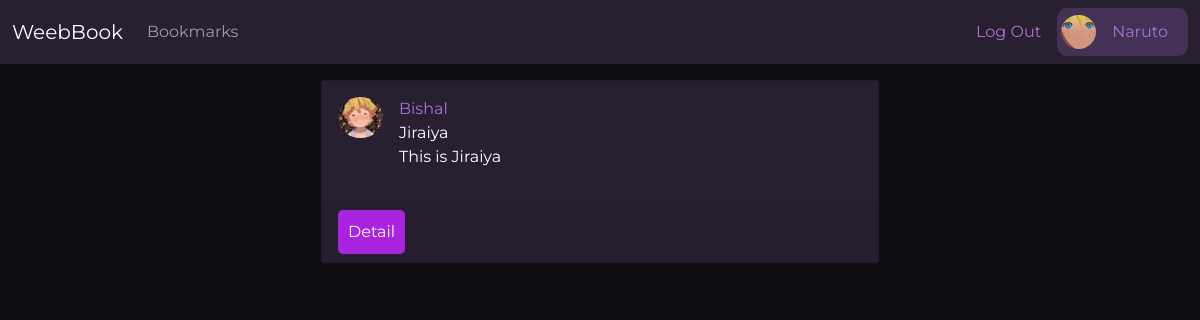
Page /savelist/ (signed in) on the earlier database version.
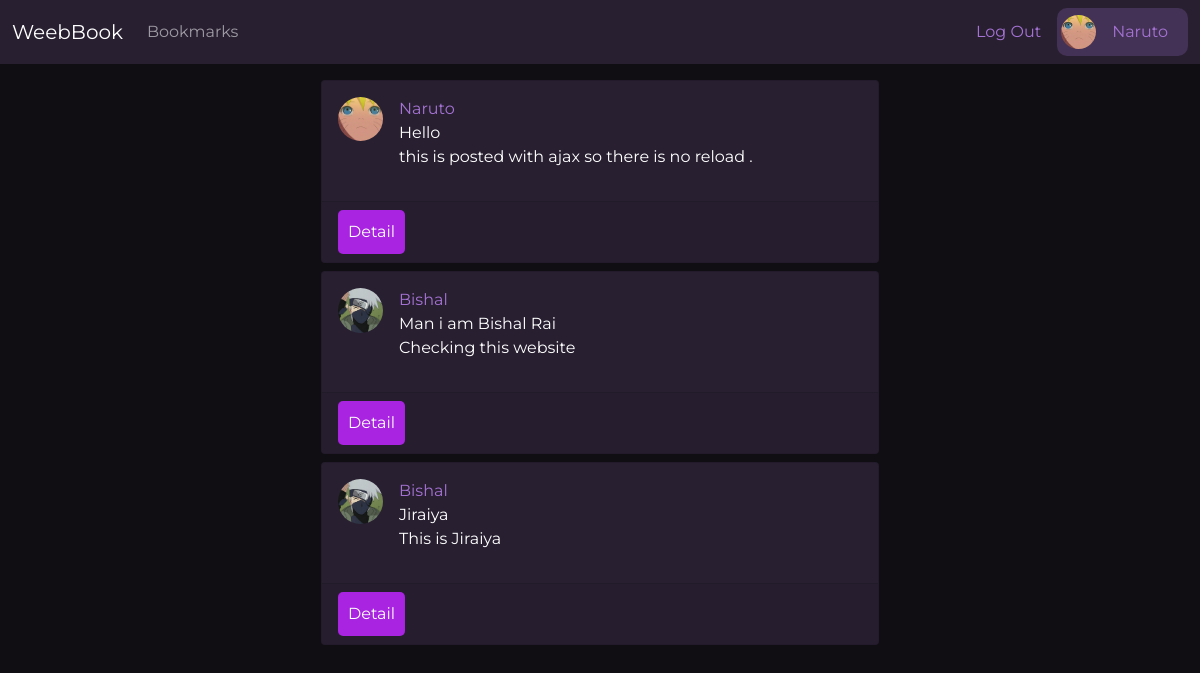
Same page on the later database version.
### posts/models.py (models this page shows, shortened)
class Post(models.Model):
    title = models.CharField(max_length=200)
    body = models.TextField()
    liked = models.ManyToManyField(User, blank=True)
    important = models.ManyToManyField(User,related_name="important",blank=True,default=None)
    author = models.ForeignKey(Profile, on_delete=models.CASCADE)
    updated = models.DateTimeField(auto_now=True)
    created = models.DateTimeField(auto_now_add=True)
    class Meta:
        ordering = ("-created",)

### profiles/models.py (models this page shows, shortened)
class Profile(models.Model):
    first_name = models.CharField(max_length=200, blank = True)
    following = models.ManyToManyField(User,related_name="followed" ,blank=True)
    last_name = models.CharField(max_length=200, blank = True)
    user = models.OneToOneField(User, on_delete=models.CASCADE)
    bio = models.TextField(blank=True ,default="Busy Thinking of awesome bio !")
    avatar = models.ImageField(default='zenitsu.jpg', upload_to='avatars')
    updated = models.DateTimeField(auto_now=True)
    created = models.DateTimeField(auto_now_add=True)

### posts/views.py (the view)
# urls.py: path('savelist/', save_list, name='savelist'),
@login_required(login_url='profiles:login')
def save_list(request):
	user = request.user
	imp_list = user.important.all()
	context = {
		'imp_list':imp_list
	}
	return render (request,'posts/save.html',context)

### posts/templates/posts/save.html (shortened to what this page needs)
   {% extends "base.html" %}
{% load static %}
{% load crispy_forms_tags %}
{% block content %}
        {% for imp in imp_list %}
        <div class="col-lg-6 col-md-10 col-sm-11 m-auto card mt-2">
               <div class="card-body d-flex ">
                 <span>
                 <a class="author" href="/{{imp.user.username}}">
                 <img src="{{imp.author.avatar.url}}" class="rounded-circle" width="45" />
                 </a>
                  </span>
                <div class="mx-3">
                 <a class="author" href="/{{imp.user.username}}">{{imp.author.user.username}}</a> </br>
                   {{imp.title}}
                    <p>{{imp.body}}</p>
                </div>
            </div>
            <div class ="card-footer">
                <div class="d-flex">
                <a href="{% url 'posts:post-detail' imp.id %}" class="cmnt-post">Detail</a>
                </div>
            </div>
        </div>
       {% endfor %}
{% endblock content %}

Differences in the rows shown:
added Post: author.avatar (picture), author.user.username "Naruto", title "Hello", body "this is posted with ajax so there is no reload ."
added Post: author.avatar (picture), author.user.username "Bishal", title "Man i am Bishal Rai", body "Checking this website"
changed through a linked row, Post "Jiraiya": author.avatar: a different picture
